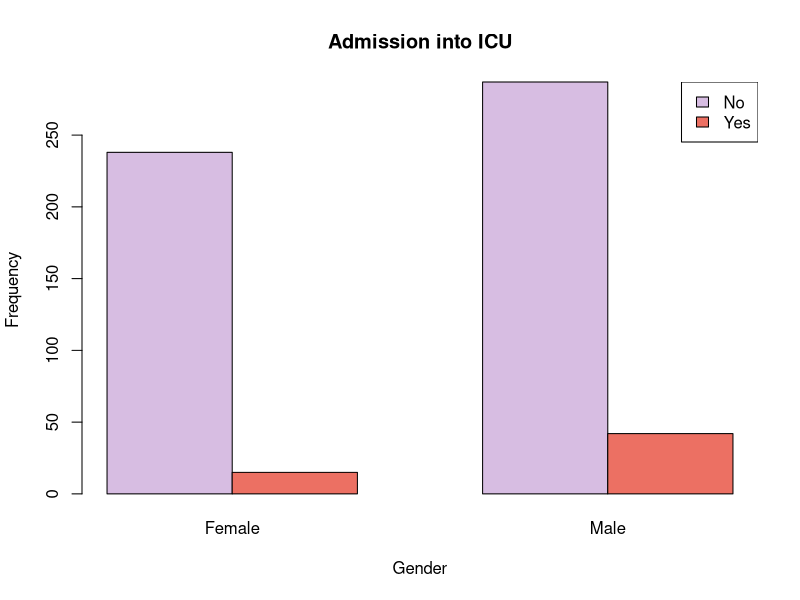
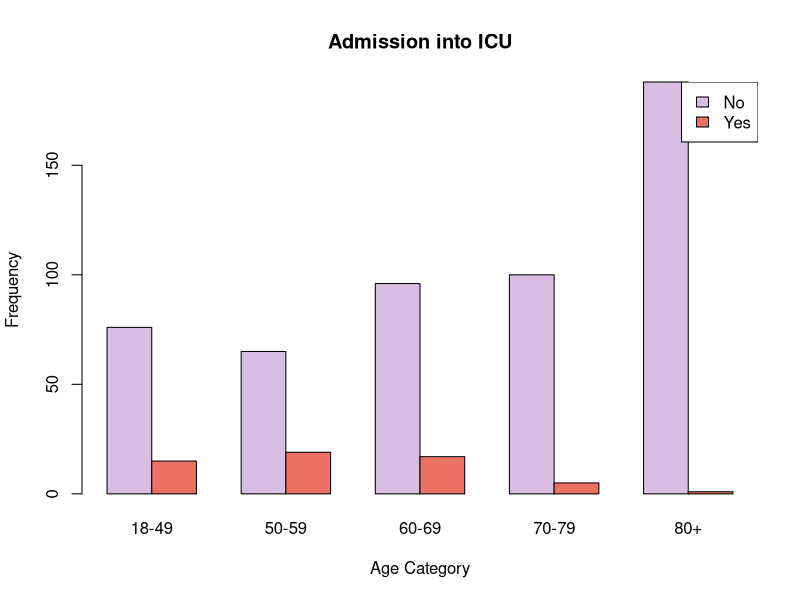
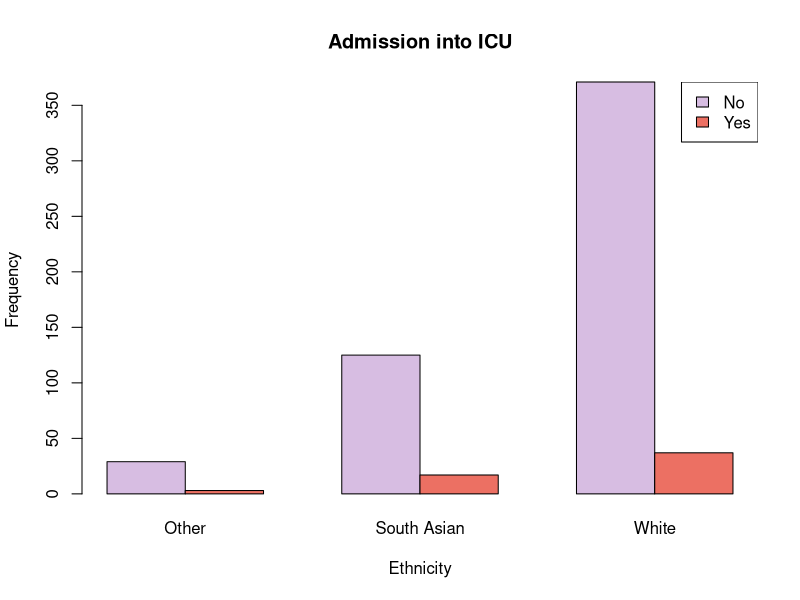
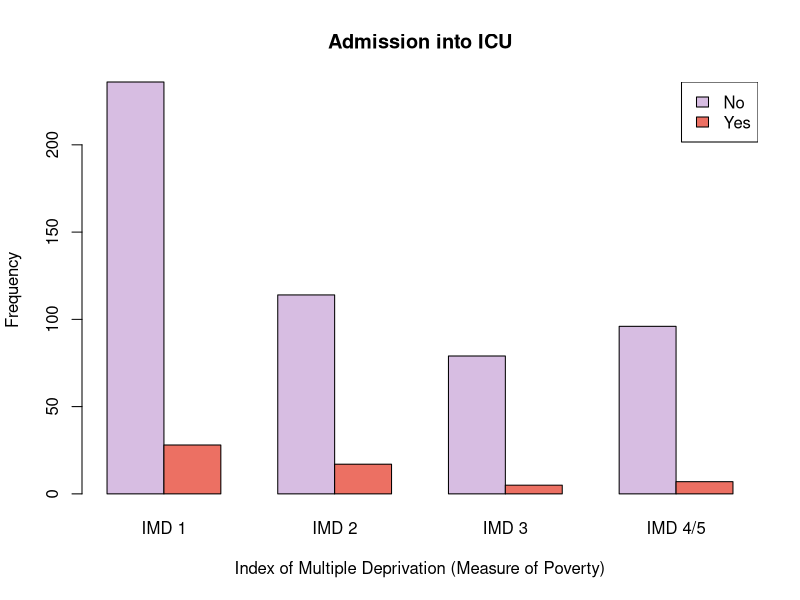
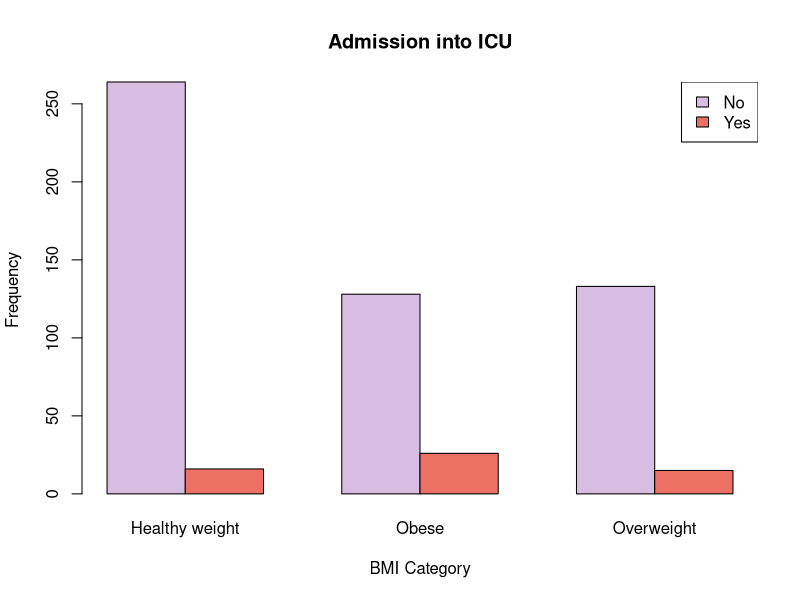
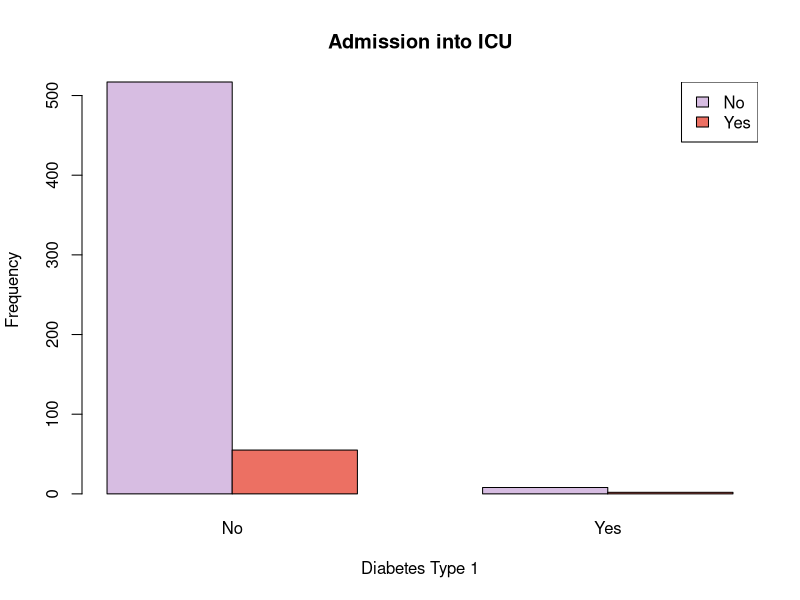
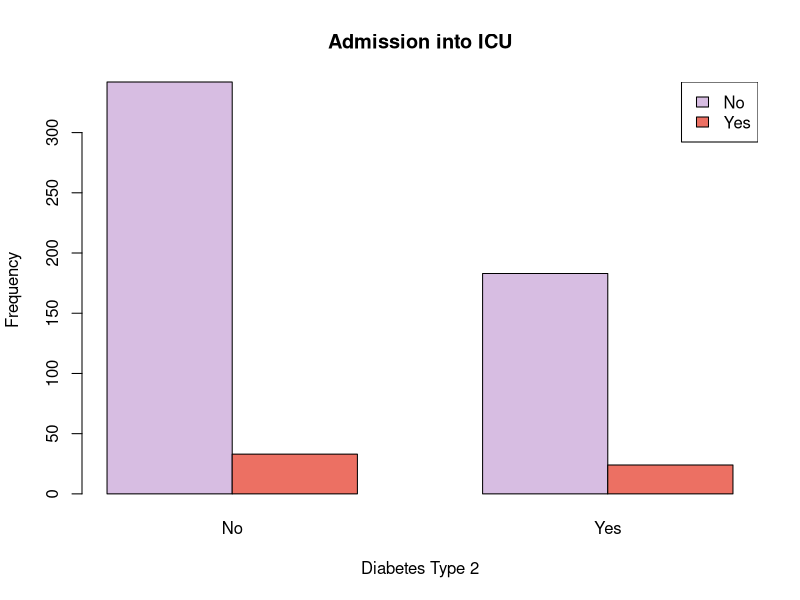
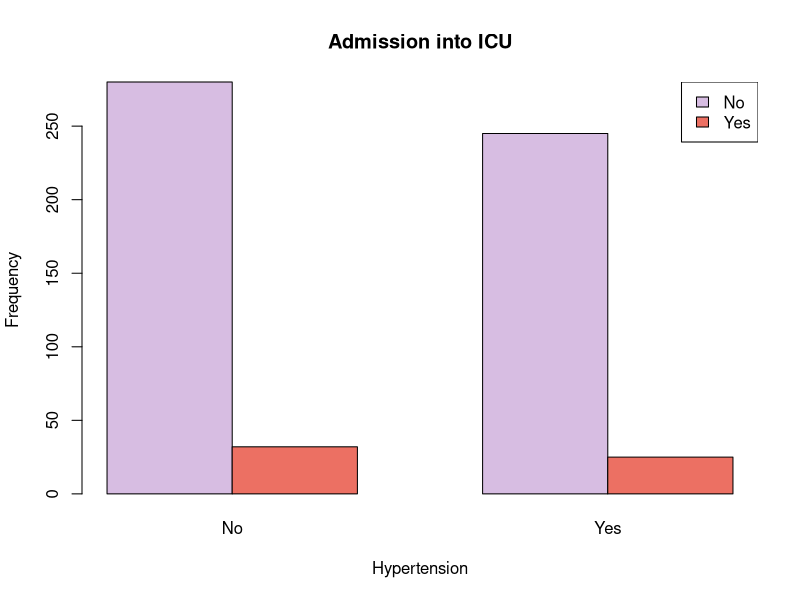

Write the R code that produced these figures, in order.
#directory
setwd("C:/Users/ajmal/OneDrive/Documents/AA UM/SQB7002")

#clear environment
rm(list = ls())

#reading files
df1 <- read.csv("DatasetForPublication.csv", header = TRUE)

# eliminate unique ID
df2 <- df1[,-1]

# selecting predictors
fs = c(1:14)
df2 = df2[,fs]

# creating frequency table
n = ncol(df2)-1
tbl_frequency <- vector("list", length = n)

# creating a list of count
for (i in 1:n) {
  tbl_frequency[[i]] <- table(df2[,n+1],
                              df2[,i])
}

# creating the attributes title
xlabel <- c("Gender", "Age Category", "Ethnicity",
            "Index of Multiple Deprivation (Measure of Poverty)", "BMI Category",
            "Diabetes Type 1", "Diabetes Type 2", "Hypertension", "Cardiovascular Disease",
            "Asthma", "Chronic Obstructive Pulmonary Disease", "Cancer", "Renal Disease")
names(tbl_frequency) <- xlabel

# visualization
viz <- par(mfrow = c(1,1))
for (i in 1:length(tbl_frequency)) {
  viz[[i]] <- barplot(tbl_frequency[[i]],
                      xlab = xlabel[i],
                      beside = TRUE,
                      main = "Admission into ICU",
                      ylab = "Frequency",
                      col = c("#D7BDE2","#EC7063"))
  legend("topright",
         c("No","Yes"),
         fill = c("#D7BDE2","#EC7063")
  )
}

# creating probability table
tbl_prob <- vector("list", length = n)

for (i in 1:n) {
  tbl_prob[[i]] <- round(prop.table(table(df2[,n+1],
                                          df2[,i])), 3)
}

names(tbl_prob) <- xlabel

# chi-square ranking

# creating empty list
chi <- c()
dof <- c()
wh <- c()

# looping chi-square
for (i in 1:13) {
  chi[i] <- chisq.test(tbl_frequency[[i]])$statistic
  dof[i] <- chisq.test(tbl_frequency[[1]])$parameter
  wh[i] <- ((7/9)+ (sqrt((dof[i])) * (chi[i]/dof[i])^(1/3))-1+(2/(9*dof[i])))^3
  print(wh[i])
}

# creating data frame for chi-square
wh_df <- data.frame(names(df2[,1:13]), wh)
colnames(wh_df) <- c("Predictors","statistic")
wh_df <- wh_df[order(wh_df$statistic, decreasing = T),]
wh_df

#plotting the chi-square ranking
plot(wh_df$statistic, ylab = "F-stat")
